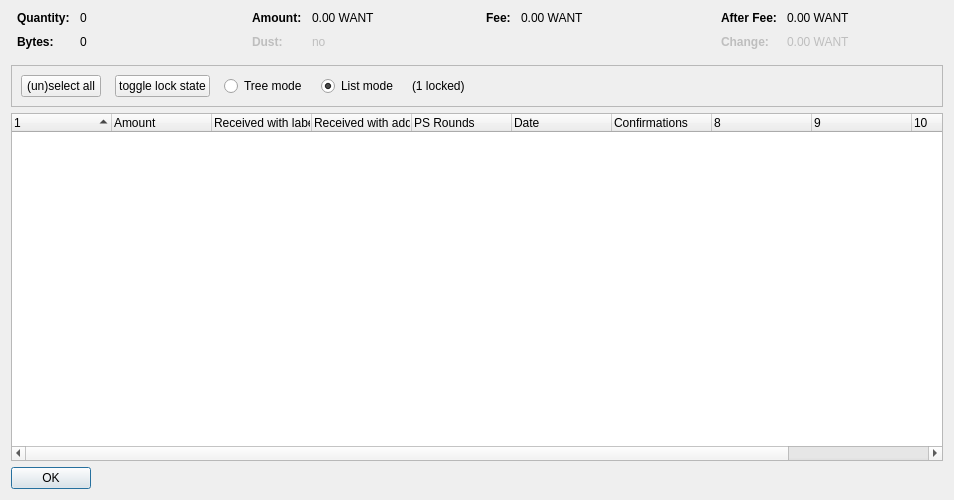
<?xml version="1.0" encoding="UTF-8"?>
<ui version="4.0">
 <class>CoinControlDialog</class>
 <widget class="QDialog" name="CoinControlDialog">
  <property name="geometry">
   <rect>
    <x>0</x>
    <y>0</y>
    <width>954</width>
    <height>500</height>
   </rect>
  </property>
  <property name="windowTitle">
   <string>Coin Selection</string>
  </property>
  <layout class="QVBoxLayout" name="verticalLayout">
   <item>
    <layout class="QHBoxLayout" name="horizontalLayoutTop" stretch="0,0,0,0">
     <property name="topMargin">
      <number>0</number>
     </property>
     <property name="bottomMargin">
      <number>10</number>
     </property>
     <item>
      <layout class="QFormLayout" name="formLayoutCoinControl1">
       <property name="horizontalSpacing">
        <number>10</number>
       </property>
       <property name="verticalSpacing">
        <number>10</number>
       </property>
       <property name="leftMargin">
        <number>6</number>
       </property>
       <property name="rightMargin">
        <number>6</number>
       </property>
       <item row="0" column="0">
        <widget class="QLabel" name="labelCoinControlQuantityText">
         <property name="font">
          <font>
           <weight>75</weight>
           <bold>true</bold>
          </font>
         </property>
         <property name="text">
          <string>Quantity:</string>
         </property>
        </widget>
       </item>
       <item row="0" column="1">
        <widget class="QLabel" name="labelCoinControlQuantity">
         <property name="cursor">
          <cursorShape>IBeamCursor</cursorShape>
         </property>
         <property name="contextMenuPolicy">
          <enum>Qt::ActionsContextMenu</enum>
         </property>
         <property name="text">
          <string notr="true">0</string>
         </property>
         <property name="textInteractionFlags">
          <set>Qt::LinksAccessibleByMouse|Qt::TextSelectableByKeyboard|Qt::TextSelectableByMouse</set>
         </property>
        </widget>
       </item>
       <item row="1" column="0">
        <widget class="QLabel" name="labelCoinControlBytesText">
         <property name="font">
          <font>
           <weight>75</weight>
           <bold>true</bold>
          </font>
         </property>
         <property name="text">
          <string>Bytes:</string>
         </property>
        </widget>
       </item>
       <item row="1" column="1">
        <widget class="QLabel" name="labelCoinControlBytes">
         <property name="cursor">
          <cursorShape>IBeamCursor</cursorShape>
         </property>
         <property name="contextMenuPolicy">
          <enum>Qt::ActionsContextMenu</enum>
         </property>
         <property name="text">
          <string notr="true">0</string>
         </property>
         <property name="textInteractionFlags">
          <set>Qt::LinksAccessibleByMouse|Qt::TextSelectableByKeyboard|Qt::TextSelectableByMouse</set>
         </property>
        </widget>
       </item>
      </layout>
     </item>
     <item>
      <layout class="QFormLayout" name="formLayoutCoinControl2">
       <property name="horizontalSpacing">
        <number>10</number>
       </property>
       <property name="verticalSpacing">
        <number>10</number>
       </property>
       <property name="leftMargin">
        <number>6</number>
       </property>
       <property name="rightMargin">
        <number>6</number>
       </property>
       <item row="0" column="0">
        <widget class="QLabel" name="labelCoinControlAmountText">
         <property name="font">
          <font>
           <weight>75</weight>
           <bold>true</bold>
          </font>
         </property>
         <property name="text">
          <string>Amount:</string>
         </property>
        </widget>
       </item>
       <item row="0" column="1">
        <widget class="QLabel" name="labelCoinControlAmount">
         <property name="cursor">
          <cursorShape>IBeamCursor</cursorShape>
         </property>
         <property name="contextMenuPolicy">
          <enum>Qt::ActionsContextMenu</enum>
         </property>
         <property name="text">
          <string notr="true">0.00 WANT</string>
         </property>
         <property name="textInteractionFlags">
          <set>Qt::LinksAccessibleByMouse|Qt::TextSelectableByKeyboard|Qt::TextSelectableByMouse</set>
         </property>
        </widget>
       </item>
       <item row="1" column="0">
        <widget class="QLabel" name="labelCoinControlLowOutputText">
         <property name="enabled">
          <bool>false</bool>
         </property>
         <property name="font">
          <font>
           <weight>75</weight>
           <bold>true</bold>
          </font>
         </property>
         <property name="text">
          <string>Dust:</string>
         </property>
        </widget>
       </item>
       <item row="1" column="1">
        <widget class="QLabel" name="labelCoinControlLowOutput">
         <property name="enabled">
          <bool>false</bool>
         </property>
         <property name="cursor">
          <cursorShape>IBeamCursor</cursorShape>
         </property>
         <property name="contextMenuPolicy">
          <enum>Qt::ActionsContextMenu</enum>
         </property>
         <property name="text">
          <string notr="true">no</string>
         </property>
         <property name="textInteractionFlags">
          <set>Qt::LinksAccessibleByMouse|Qt::TextSelectableByKeyboard|Qt::TextSelectableByMouse</set>
         </property>
        </widget>
       </item>
      </layout>
     </item>
     <item>
      <layout class="QFormLayout" name="formLayoutCoinControl3">
       <property name="horizontalSpacing">
        <number>10</number>
       </property>
       <property name="verticalSpacing">
        <number>10</number>
       </property>
       <property name="leftMargin">
        <number>6</number>
       </property>
       <property name="rightMargin">
        <number>6</number>
       </property>
       <item row="0" column="0">
        <widget class="QLabel" name="labelCoinControlFeeText">
         <property name="font">
          <font>
           <weight>75</weight>
           <bold>true</bold>
          </font>
         </property>
         <property name="text">
          <string>Fee:</string>
         </property>
        </widget>
       </item>
       <item row="0" column="1">
        <widget class="QLabel" name="labelCoinControlFee">
         <property name="cursor">
          <cursorShape>IBeamCursor</cursorShape>
         </property>
         <property name="contextMenuPolicy">
          <enum>Qt::ActionsContextMenu</enum>
         </property>
         <property name="text">
          <string notr="true">0.00 WANT</string>
         </property>
         <property name="textInteractionFlags">
          <set>Qt::LinksAccessibleByMouse|Qt::TextSelectableByKeyboard|Qt::TextSelectableByMouse</set>
         </property>
        </widget>
       </item>
      </layout>
     </item>
     <item>
      <layout class="QFormLayout" name="formLayoutCoinControl4">
       <property name="horizontalSpacing">
        <number>10</number>
       </property>
       <property name="verticalSpacing">
        <number>10</number>
       </property>
       <property name="leftMargin">
        <number>6</number>
       </property>
       <property name="rightMargin">
        <number>6</number>
       </property>
       <item row="0" column="0">
        <widget class="QLabel" name="labelCoinControlAfterFeeText">
         <property name="font">
          <font>
           <weight>75</weight>
           <bold>true</bold>
          </font>
         </property>
         <property name="text">
          <string>After Fee:</string>
         </property>
        </widget>
       </item>
       <item row="0" column="1">
        <widget class="QLabel" name="labelCoinControlAfterFee">
         <property name="cursor">
          <cursorShape>IBeamCursor</cursorShape>
         </property>
         <property name="contextMenuPolicy">
          <enum>Qt::ActionsContextMenu</enum>
         </property>
         <property name="text">
          <string notr="true">0.00 WANT</string>
         </property>
         <property name="textInteractionFlags">
          <set>Qt::LinksAccessibleByMouse|Qt::TextSelectableByKeyboard|Qt::TextSelectableByMouse</set>
         </property>
        </widget>
       </item>
       <item row="1" column="0">
        <widget class="QLabel" name="labelCoinControlChangeText">
         <property name="enabled">
          <bool>false</bool>
         </property>
         <property name="font">
          <font>
           <weight>75</weight>
           <bold>true</bold>
          </font>
         </property>
         <property name="text">
          <string>Change:</string>
         </property>
        </widget>
       </item>
       <item row="1" column="1">
        <widget class="QLabel" name="labelCoinControlChange">
         <property name="enabled">
          <bool>false</bool>
         </property>
         <property name="cursor">
          <cursorShape>IBeamCursor</cursorShape>
         </property>
         <property name="contextMenuPolicy">
          <enum>Qt::ActionsContextMenu</enum>
         </property>
         <property name="text">
          <string notr="true">0.00 WANT</string>
         </property>
         <property name="textInteractionFlags">
          <set>Qt::LinksAccessibleByMouse|Qt::TextSelectableByKeyboard|Qt::TextSelectableByMouse</set>
         </property>
        </widget>
       </item>
      </layout>
     </item>
    </layout>
   </item>
   <item>
    <widget class="QFrame" name="frame">
     <property name="minimumSize">
      <size>
       <width>0</width>
       <height>40</height>
      </size>
     </property>
     <property name="frameShape">
      <enum>QFrame::StyledPanel</enum>
     </property>
     <property name="frameShadow">
      <enum>QFrame::Sunken</enum>
     </property>
     <layout class="QHBoxLayout" name="horizontalLayout">
      <item>
       <layout class="QHBoxLayout" name="horizontalLayoutPanel" stretch="0,0,0,0,0,0">
        <property name="spacing">
         <number>14</number>
        </property>
        <item>
         <widget class="QPushButton" name="pushButtonSelectAll">
          <property name="sizePolicy">
           <sizepolicy hsizetype="Maximum" vsizetype="Fixed">
            <horstretch>0</horstretch>
            <verstretch>0</verstretch>
           </sizepolicy>
          </property>
          <property name="text">
           <string>(un)select all</string>
          </property>
          <property name="autoDefault">
           <bool>false</bool>
          </property>
         </widget>
        </item>
        <item>
         <widget class="QPushButton" name="pushButtonToggleLock">
          <property name="sizePolicy">
           <sizepolicy hsizetype="Maximum" vsizetype="Fixed">
            <horstretch>0</horstretch>
            <verstretch>0</verstretch>
           </sizepolicy>
          </property>
          <property name="text">
           <string>toggle lock state</string>
          </property>
          <property name="autoDefault">
           <bool>false</bool>
          </property>
         </widget>
        </item>
        <item>
         <widget class="QRadioButton" name="radioTreeMode">
          <property name="sizePolicy">
           <sizepolicy hsizetype="Maximum" vsizetype="Fixed">
            <horstretch>0</horstretch>
            <verstretch>0</verstretch>
           </sizepolicy>
          </property>
          <property name="text">
           <string>Tree mode</string>
          </property>
         </widget>
        </item>
        <item>
         <widget class="QRadioButton" name="radioListMode">
          <property name="sizePolicy">
           <sizepolicy hsizetype="Maximum" vsizetype="Fixed">
            <horstretch>0</horstretch>
            <verstretch>0</verstretch>
           </sizepolicy>
          </property>
          <property name="text">
           <string>List mode</string>
          </property>
          <property name="checked">
           <bool>true</bool>
          </property>
         </widget>
        </item>
        <item>
         <widget class="QLabel" name="labelLocked">
          <property name="text">
           <string>(1 locked)</string>
          </property>
         </widget>
        </item>
        <item>
         <spacer name="horizontalSpacer">
          <property name="orientation">
           <enum>Qt::Horizontal</enum>
          </property>
          <property name="sizeHint" stdset="0">
           <size>
            <width>40</width>
            <height>20</height>
           </size>
          </property>
         </spacer>
        </item>
       </layout>
      </item>
     </layout>
    </widget>
   </item>
   <item>
    <widget class="CoinControlTreeWidget" name="treeWidget">
     <property name="contextMenuPolicy">
      <enum>Qt::CustomContextMenu</enum>
     </property>
     <property name="sortingEnabled">
      <bool>false</bool>
     </property>
     <property name="columnCount">
      <number>11</number>
     </property>
     <attribute name="headerShowSortIndicator" stdset="0">
      <bool>true</bool>
     </attribute>
     <attribute name="headerStretchLastSection">
      <bool>false</bool>
     </attribute>
     <column>
      <property name="text">
       <string/>
      </property>
     </column>
     <column>
      <property name="text">
       <string>Amount</string>
      </property>
     </column>
     <column>
      <property name="text">
       <string>Received with label</string>
      </property>
     </column>
     <column>
      <property name="text">
       <string>Received with address</string>
      </property>
     </column>
     <column>
      <property name="text">
       <string>PS Rounds</string>
      </property>
     </column>
     <column>
      <property name="text">
       <string>Date</string>
      </property>
     </column>
     <column>
      <property name="text">
       <string>Confirmations</string>
      </property>
      <property name="toolTip">
       <string>Confirmed</string>
      </property>
     </column>
     <column>
      <property name="text">
       <string/>
      </property>
     </column>
     <column>
      <property name="text">
       <string/>
      </property>
     </column>
     <column>
      <property name="text">
       <string/>
      </property>
     </column>
     <column>
      <property name="text">
       <string/>
      </property>
     </column>
    </widget>
   </item>
   <item>
    <widget class="QDialogButtonBox" name="buttonBox">
     <property name="sizePolicy">
      <sizepolicy hsizetype="Maximum" vsizetype="Fixed">
       <horstretch>0</horstretch>
       <verstretch>0</verstretch>
      </sizepolicy>
     </property>
     <property name="orientation">
      <enum>Qt::Horizontal</enum>
     </property>
     <property name="standardButtons">
      <set>QDialogButtonBox::Ok</set>
     </property>
    </widget>
   </item>
  </layout>
 </widget>
 <customwidgets>
  <customwidget>
   <class>CoinControlTreeWidget</class>
   <extends>QTreeWidget</extends>
   <header>coincontroltreewidget.h</header>
  </customwidget>
 </customwidgets>
 <resources/>
 <connections/>
</ui>
